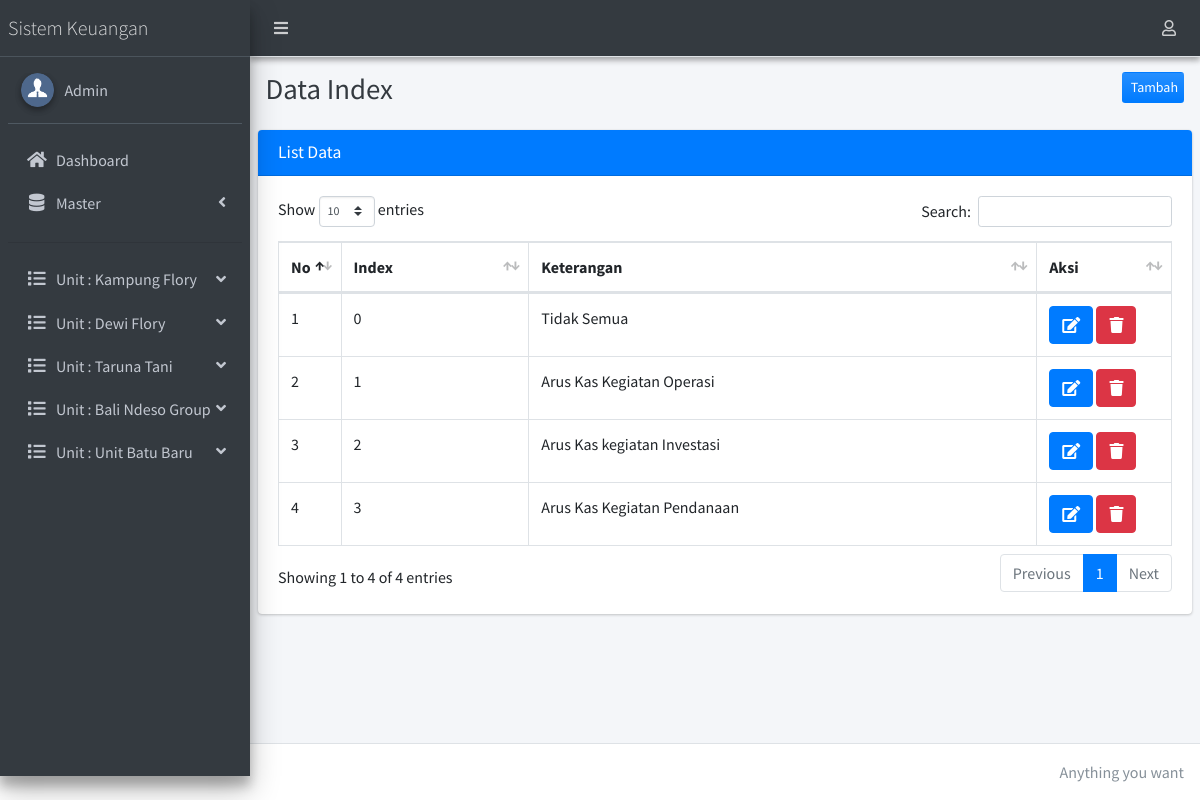
/si_pelaporan_keuangan/admin/index.php?hal=ind (signed in), run on the app's committed database.
### tables this page shows
CREATE TABLE `tb_unit` (
  `id_unit` int(11) NOT NULL,
  `nama_unit` varchar(30) DEFAULT NULL,
  `jenis_usaha` varchar(100) DEFAULT NULL
);

CREATE TABLE `tb_index` (
  `id_index` varchar(20) NOT NULL,
  `keterangan` varchar(200) DEFAULT NULL
);

### si_pelaporan_keuangan/admin/_menu.php (the view, shortened to what this page needs)
<li class="nav-item">
	<a href="?hal=beranda" class="nav-link">
		<i class="nav-icon fas fa-home"></i>
		<p> Dashboard </p>
	</a>
</li>
<?php if($_SESSION['admin_status']=='Admin Transaksi'){ ?>
<li class="nav-item has-treeview">
	<a href="#" class="nav-link">
		<i class="nav-icon fas fa-database"></i>
		<p>
			Master
			<i class="fas fa-angle-left right"></i>
		</p>
	</a>
</li>
<?php } ?>
<li class="nav-item">
	<hr>
</li>
<?php
$query="SELECT * from tb_unit";
$result=$mysqli->query($query);
$num_result=$result->num_rows;
if ($num_result > 0 ) {
	while ($data=mysqli_fetch_assoc($result)) {
		extract($data);  ?>
		<li class="nav-item has-treeview">
			<a href="#" class="nav-link">
				<i class="nav-icon fas fa-list"></i>
				<p>
					Unit : <?=$nama_unit;?>
					<i class="fas fa-angle-down right"></i>
				</p>
			</a>
		</li>
		<?php } } ?>

### si_pelaporan_keuangan/admin/ind.php (shortened to what this page needs)
<div class="content-header">
  <div class="container-fluid">
    <div class="row mb-2">
      <div class="col-sm-6">
        <h1 class="m-0 text-dark">Data Index</h1>
      </div>
      <div class="col-sm-5">
      </div>
      <div class="col-sm-1">
        <a href="?hal=ind_olah" style="float: right;" class="btn btn-block bg-gradient-primary btn-sm">Tambah</a>
      </div>
    </div>
  </div>
</div>
<section class="content">
  <div class="row">
    <div class="col-12">
      <div class="card card-primary">
        <div class="card-header">
          <h3 class="card-title primary">List Data</h3>
        </div>
        <div class="card-body">
          <table id="example2" class="table table-bordered table-hover">
            <thead>
              <tr>
                <th>No</th>
                <th>Index</th>
                <th>Keterangan</th>
                <th>Aksi</th>
              </tr>
            </thead>
            <tbody>
              <?php
              $query="SELECT * from tb_index";
              $result=$mysqli->query($query);
              $num_result=$result->num_rows;
              if ($num_result > 0 ) {
                $no=0;
                while ($data=mysqli_fetch_assoc($result)) {
                  extract($data);
                  ?>
                  <tr>
                    <td width="5%"><?php echo $no+=1; ?></td>
                    <td><?php echo $id_index; ?></td>
                    <td><?php echo $keterangan; ?></td>
                  <td width="15%">
                    <a href="?hal=ind_olah&id=<?php echo $id_index; ?>"
                      class="btn btn-icon btn-primary" title="Edit Data"><i class="fa fa-edit"></i> </a>
                      <a class="btn btn-danger" title="Hapus Data" href="ind_proses.php?hapus=<?php echo $id_index;?>"
                        onclick="return confirm('Apakah anda yakin akan menghapus data ini?')"> <i class="fa fa-trash"></i></a>
                      </td>
                    </tr>
                    <?php }} ?>
                  </table>
                </div>
              </div>
            </div>
          </div>
        </section>

### data on the page
tb_unit: nama_unit "Kampung Flory"
tb_unit: nama_unit "Dewi Flory"
tb_unit: nama_unit "Taruna Tani"
tb_unit: nama_unit "Bali Ndeso Group"
tb_unit: nama_unit "Unit Batu Baru"
tb_index: no "1", id_index "0", keterangan "Tidak Semua"
tb_index: no "2", id_index "1", keterangan "Arus Kas Kegiatan Operasi"
tb_index: no "3", id_index "2", keterangan "Arus Kas kegiatan Investasi"
tb_index: no "4", id_index "3", keterangan "Arus Kas Kegiatan Pendanaan"
